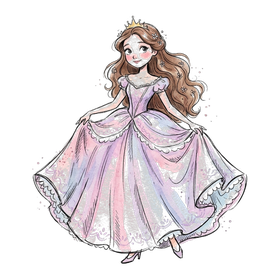
#> input picture img/c1_dress.png, 280 x 280 px, given in place of media_1794863859912_6076302b.jpg, which was not available
$ python build_sketch_theme.py
#> lines starting #> are read from the running program, lines starting #| are printed output that depends on the picture; after the words box and inside, x2 and y2 are one past the last pixel; in counts of white or black regions, pixels touching at a corner belong together
### tools/style1_sample.py
"""
Lineless Soft-3D / Papercut Vector Icon Generator (Kapı 2 Revize Numunesi: 9 İkon)
SIFIR DIŞ ÇİZGİ (No Stroke/Outline).
Derinlik tamamen:
1) Yumuşak Gaussian alt gölge (ambient drop shadow),
2) Katmanlar arası ince düşen gölge (layer cast shadow),
3) Alt hacim koyulaşması (warm shading) ve üst yumuşak parlaklık (soft specular highlight) ile sağlanır.
"""
import os
from PIL import Image, ImageDraw, ImageFilter, ImageChops

OUT_DIR = os.path.join(os.path.dirname(os.path.dirname(os.path.abspath(__file__))), "img_style1_test")
os.makedirs(OUT_DIR, exist_ok=True)

def new_canvas():
    return Image.new("RGBA", (1024, 1024), (0, 0, 0, 0))

def add_layer_with_shadow(base: Image.Image, draw_fn, shadow_offset=(0, 18), shadow_blur=22, shadow_alpha=52):
    """Draws shapes onto a sub-layer, casts a soft blurred drop shadow onto `base`, then composites the layer."""
    layer = Image.new("RGBA", base.size, (0, 0, 0, 0))
    d = ImageDraw.Draw(layer)
    draw_fn(d)
    if shadow_alpha > 0 and shadow_blur > 0:
        alpha = layer.split()[3]
        sh = Image.new("RGBA", base.size, (15, 23, 42, 0))
        sh_alpha = alpha.point(lambda a: int(a * (shadow_alpha / 255.0)))
        sh.putalpha(sh_alpha)
        sh = sh.filter(ImageFilter.GaussianBlur(shadow_blur))
        shifted = Image.new("RGBA", base.size, (0, 0, 0, 0))
        shifted.paste(sh, shadow_offset)
        base.alpha_composite(shifted)
    base.alpha_composite(layer)

def add_soft_glow(base: Image.Image, box, color, blur=28):
    layer = Image.new("RGBA", base.size, (0, 0, 0, 0))
    d = ImageDraw.Draw(layer)
    d.ellipse(box, fill=color)
    layer = layer.filter(ImageFilter.GaussianBlur(blur))
    base.alpha_composite(layer)

def finish_icon(im: Image.Image, target_px=260):
    alpha = im.split()[3]
    bbox = alpha.point(lambda v: 255 if v > 4 else 0).getbbox()
    if bbox:
        pad = 20
        x0 = max(0, bbox[0] - pad)
        y0 = max(0, bbox[1] - pad)
        x1 = min(im.width, bbox[2] + pad)
        y1 = min(im.height, bbox[3] + pad)
        im = im.crop((x0, y0, x1, y1))
    im.thumbnail((target_px, target_px), Image.LANCZOS)
    return im

# ==============================================================================
# 1. LEVEL BADGES (4 HATS — LINELESS SOFT 3D)
# ==============================================================================

def make_lvl_rookie():
    im = new_canvas()
    # Soft floor shadow
    add_soft_glow(im, [200, 770, 824, 855], (15, 23, 42, 55), blur=24)

    # Propeller stem + blades
    def blades(d):
        d.rounded_rectangle([488, 175, 536, 330], radius=24, fill=(217, 119, 6, 255))
        d.ellipse([205, 145, 505, 228], fill=(203, 213, 225, 255))
        d.ellipse([225, 155, 480, 195], fill=(241, 245, 249, 255))
        d.ellipse([519, 145, 819, 228], fill=(148, 163, 184, 255))
        d.ellipse([540, 155, 795, 195], fill=(226, 232, 240, 255))
        d.ellipse([474, 150, 550, 226], fill=(239, 68, 68, 255))
        d.ellipse([486, 160, 526, 190], fill=(252, 165, 165, 220))
    add_layer_with_shadow(im, blades, (0, 14), 16, 45)

    # Cap Dome (Rich warm yellow + deeper amber bottom rim + panel seams in soft darker gold)
    def dome(d):
        d.pieslice([190, 290, 834, 910], 180, 360, fill=(245, 158, 11, 255))
        d.pieslice([200, 290, 824, 885], 180, 360, fill=(250, 204, 21, 255))
        # Subtle panel ribs (no black lines — warm caramel tone)
        d.arc([345, 295, 679, 895], 180, 360, fill=(217, 119, 6, 160), width=14)
        d.line([512, 295, 512, 600], fill=(217, 119, 6, 160), width=14)
        # Soft glossy highlight on upper-left dome
        d.ellipse([265, 345, 415, 445], fill=(254, 249, 195, 195))
    add_layer_with_shadow(im, dome, (0, 20), 24, 55)

    # Visor / Brim casting a slight upward/downward 3D shadow
    def visor(d):
        d.rounded_rectangle([148, 575, 876, 680], radius=52, fill=(234, 88, 12, 255))
        d.rounded_rectangle([160, 575, 864, 652], radius=44, fill=(249, 115, 22, 255))
        d.rounded_rectangle([210, 588, 814, 618], radius=15, fill=(253, 186, 116, 180))
    add_layer_with_shadow(im, visor, (0, 16), 20, 60)
    return finish_icon(im)

def make_lvl_expert():
    im = new_canvas()
    add_soft_glow(im, [145, 755, 879, 845], (15, 23, 42, 55), blur=24)

    # Wide Safari Brim (back/base)
    def brim(d):
        d.ellipse([96, 545, 928, 720], fill=(146, 64, 14, 255))
        d.ellipse([112, 545, 912, 695], fill=(180, 83, 9, 255))
        d.ellipse([145, 555, 879, 670], fill=(217, 119, 6, 255))
    add_layer_with_shadow(im, brim, (0, 22), 26, 60)

    # Fedora Crown
    def crown(d):
        d.polygon([(272, 585), (338, 250), (455, 295), (569, 295), (686, 250), (752, 585)], fill=(180, 83, 9, 255))
        d.polygon([(278, 575), (342, 255), (455, 295), (555, 295), (650, 260), (705, 575)], fill=(217, 119, 6, 255))
        # Left sunlit face
        d.polygon([(295, 560), (348, 268), (450, 302), (430, 560)], fill=(245, 158, 11, 255))
        # Crown pinch shadow
        d.ellipse([435, 275, 589, 345], fill=(146, 64, 14, 150))
    add_layer_with_shadow(im, crown, (0, 16), 18, 50)

    # Ribbon + Golden Buckle
    def ribbon(d):
        d.rounded_rectangle([266, 500, 758, 592], radius=26, fill=(3, 105, 161, 255))
        d.rounded_rectangle([272, 500, 752, 574], radius=22, fill=(14, 165, 233, 255))
        d.rounded_rectangle([454, 488, 570, 602], radius=22, fill=(245, 158, 11, 255))
        d.rounded_rectangle([460, 488, 564, 590], radius=20, fill=(250, 204, 21, 255))
        d.rounded_rectangle([484, 516, 540, 570], radius=10, fill=(2, 132, 199, 255))
    add_layer_with_shadow(im, ribbon, (0, 12), 14, 50)
    return finish_icon(im)

def make_lvl_master():
    im = new_canvas()
    add_soft_glow(im, [155, 765, 869, 855], (15, 23, 42, 55), blur=24)

    # Curved Brim
    def brim(d):
        d.ellipse([115, 560, 909, 726], fill=(30, 41, 59, 255))
        d.ellipse([135, 560, 889, 700], fill=(51, 65, 85, 255))
        d.ellipse([175, 570, 849, 675], fill=(71, 85, 105, 255))
    add_layer_with_shadow(im, brim, (0, 22), 26, 65)

    # Top Hat Cylinder
    def cylinder(d):
        d.polygon([(252, 210), (772, 210), (718, 608), (306, 608)], fill=(30, 41, 59, 255))
        d.polygon([(258, 210), (745, 210), (695, 600), (312, 600)], fill=(51, 65, 85, 255))
        # Soft glossy vertical reflection
        d.polygon([(290, 225), (410, 225), (390, 590), (330, 590)], fill=(100, 116, 139, 255))
        # Top ellipse crown
        d.ellipse([248, 162, 776, 262], fill=(71, 85, 105, 255))
        d.ellipse([268, 170, 756, 248], fill=(100, 116, 139, 255))
    add_layer_with_shadow(im, cylinder, (0, 18), 20, 55)

    # Silk Magenta Band + Gold Emblem
    def band(d):
        d.rounded_rectangle([296, 502, 728, 598], radius=24, fill=(190, 24, 93, 255))
        d.rounded_rectangle([302, 502, 722, 580], radius=20, fill=(236, 72, 153, 255))
        d.ellipse([466, 504, 558, 596], fill=(245, 158, 11, 255))
        d.ellipse([472, 504, 552, 586], fill=(250, 204, 21, 255))
        d.ellipse([486, 516, 518, 544], fill=(254, 249, 195, 200))
    add_layer_with_shadow(im, band, (0, 12), 14, 50)
    return finish_icon(im)

def make_lvl_guru():
    im = new_canvas()
    add_soft_glow(im, [145, 770, 879, 860], (15, 23, 42, 55), blur=24)

    # Wide Mystical Brim
    def brim(d):
        d.ellipse([105, 575, 919, 742], fill=(88, 28, 135, 255))
        d.ellipse([125, 575, 899, 718], fill=(109, 40, 217, 255))
        d.ellipse([160, 585, 864, 695], fill=(139, 92, 246, 255))
    add_layer_with_shadow(im, brim, (0, 22), 26, 60)

    # Pointed Wizard Cone
    def cone(d):
        d.polygon([(262, 610), (475, 135), (695, 235), (585, 275), (758, 610)], fill=(109, 40, 217, 255))
        d.polygon([(270, 602), (475, 142), (675, 232), (572, 272), (725, 602)], fill=(139, 92, 246, 255))
        # Sunlit left ridge
        d.polygon([(295, 590), (476, 165), (545, 235), (425, 590)], fill=(167, 139, 250, 255))
        # Golden stars embedded on cone
        d.ellipse([420, 360, 472, 412], fill=(250, 204, 21, 255))
        d.ellipse([562, 412, 604, 454], fill=(250, 204, 21, 255))
    add_layer_with_shadow(im, cone, (0, 18), 20, 55)

    # Belt & Gold Buckle
    def belt(d):
        d.rounded_rectangle([252, 520, 772, 614], radius=28, fill=(162, 28, 175, 255))
        d.rounded_rectangle([260, 520, 764, 596], radius=24, fill=(217, 70, 239, 255))
        d.rounded_rectangle([450, 504, 574, 628], radius=24, fill=(245, 158, 11, 255))
        d.rounded_rectangle([456, 504, 568, 616], radius=22, fill=(250, 204, 21, 255))
        d.rounded_rectangle([482, 534, 542, 596], radius=10, fill=(88, 28, 135, 255))
    add_layer_with_shadow(im, belt, (0, 12), 14, 50)
    return finish_icon(im)

# ==============================================================================
# 2. SAMPLE CARDS (5 CATEGORIES — LINELESS SOFT 3D)
# ==============================================================================

# [182 lines left out: functions make_c1_astronaut, make_c2_02, make_c3_rain, make_c4_unicorn, make_c5_lighter, not called in this run]

SAMPLES = [
    ("lvl_rookie", "LEVEL 1: ROOKIE", make_lvl_rookie),
    ("lvl_expert", "LEVEL 2: EXPERT", make_lvl_expert),
    ("lvl_master", "LEVEL 3: MASTER", make_lvl_master),
    ("lvl_guru",   "LEVEL 4: GURU",   make_lvl_guru),
    ("c1_astronaut", "CHARACTER: ASTRONAUT", make_c1_astronaut),
    ("c2_02",        "PLACE: THEATER STAGE", make_c2_02),
    ("c3_rain",      "WEATHER: RAIN CLOUD",  make_c3_rain),
    ("c4_unicorn",   "TWIST: UNICORN",       make_c4_unicorn),
    ("c5_lighter",   "OBJECT: LIGHTER",      make_c5_lighter),
]

# [22 lines that do not run on import are left out]

### tools/build_sketch_theme.py
"""
Extracts the exact hand-drawn ink & watercolor icons from the user's reference mockup,
extracts the Space Cat Astronaut from the first reference, generates the organic
deep-teal watercolor background texture (`ui_bg`), and applies a cohesive hand-drawn
sketch-ink + watercolor paper pass to the rest of the deck so all 77 assets share one look.
"""
import os, glob, math, random
from PIL import Image, ImageDraw, ImageFilter, ImageChops, ImageOps

ROOT = os.path.dirname(os.path.dirname(os.path.abspath(__file__)))
IMG_DIR = os.path.join(ROOT, "img")
UPLOAD_DIR = r"C:\Users\rsagl\.gemini\antigravity\brain\ac962468-14fb-4403-80e1-6d3617a93d9b\.user_uploaded"
REF_CAT = os.path.join(UPLOAD_DIR, "media_1794863642777_78841bf3.jpg")
REF_STAGE = os.path.join(UPLOAD_DIR, "media_1794863859912_6076302b.jpg")

os.makedirs(IMG_DIR, exist_ok=True)

def remove_paper_bg(crop_im: Image.Image, bg_rgb=(246, 241, 229), tol=26):
    """Converts a crop on warm cream paper or mustard background into a clean transparent PNG."""
    im = crop_im.convert("RGBA")
    px = im.load()
    w, h = im.size
    br, bg, bb = bg_rgb
    for y in range(h):
        for x in range(w):
            r, g, b, a = px[x, y]
            dist = math.sqrt((r - br)**2 + (g - bg)**2 + (b - bb)**2)
            if dist < tol:
                px[x, y] = (r, g, b, 0)
            elif dist < tol + 18:
                alpha = int(255 * (dist - tol) / 18.0)
                px[x, y] = (r, g, b, alpha)
    # Trim empty borders
    bbox = im.split()[3].point(lambda v: 255 if v > 12 else 0).getbbox()
    if bbox:
        im = im.crop(bbox)
    return im

# 1. Extract the 5 hand-drawn icons from REF_STAGE (1024 x 571) with tight inner crop Boxes
stage_im = Image.open(REF_STAGE).convert("RGBA")
#> stage_im is the input picture: PIL image 280x280 RGBA; mean R, G, B, A 62.6, 56.5, 59, 72.3
card_crops = [
    ("c1_astronaut", (105, 224, 198, 326)),
    ("c2_02",        (278, 220, 394, 328)),
    ("c3_rain",      (448, 218, 574, 332)),
    ("c4_unicorn",   (628, 222, 744, 332)),
    ("c5_lighter",   (808, 222, 906, 332)),
]
for name, box in card_crops:
    sub = stage_im.crop(box)
    # Remove green checkmark corner if any on astronaut top-right
    if name == "c1_astronaut":
        sd = ImageDraw.Draw(sub)
        p0 = sub.getpixel((4, 4))
        sd.rectangle([sub.width - 26, 0, sub.width, 32], fill=p0)
    p0 = sub.getpixel((4, 4))[:3]
    clean = remove_paper_bg(sub, bg_rgb=p0, tol=28)
    clean = clean.resize((int(clean.width * 1.8), int(clean.height * 1.8)), Image.LANCZOS)
    clean.save(os.path.join(IMG_DIR, name + ".png"), optimize=True)
    print("Extracted from stage mockup:", name, clean.size)
#> this loop made 5 passes
#> (br in remove_paper_bg, bg in remove_paper_bg, bb in remove_paper_bg, bbox in remove_paper_bg) on pass 1: (159, 147, 150, (0, 0, 78, 40))
#> (br in remove_paper_bg, bg in remove_paper_bg, bb in remove_paper_bg) on passes 2 to 5: (0, 0, 0), (0, 0, 0), (0, 0, 0), (0, 0, 0)
#> pass 1, in remove_paper_bg, `im = crop_im.convert("RGBA")`:
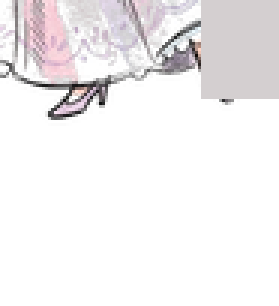
#> im: PIL image 93x102 RGBA (shown 3 times larger); mean R, G, B, A 42.9, 39.4, 41, 37.4; transparent parts drawn white
#> pass 1, `clean = clean.resize((int(clean.width * 1.8), int(clean.height * 1.8))..`:
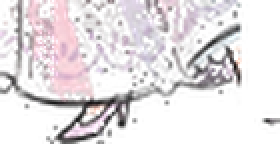
#> clean: PIL image 140x72 RGBA (shown 2 times larger); mean R, G, B, A 91, 83.7, 87.5, 77.2; transparent parts drawn white
#> after the loop: clean: PIL image 176x198 RGBA; every value is 0
#> after the loop: sub: PIL image 98x110 RGBA; every value is 0

# 2. Extract the Space Cat Astronaut from REF_CAT as a playable character (replaces c1_alien so it appears often!)
cat_im = Image.open(REF_CAT).convert("RGBA")
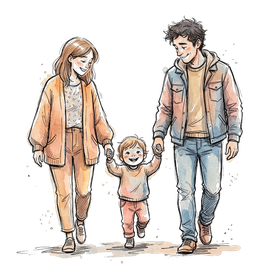
#> input picture img/c1_family.png, 280 x 280 px, given in place of media_1794863642777_78841bf3.jpg, which was not available
#> cat_im is the input picture: PIL image 280x280 RGBA; mean R, G, B, A 61.3, 54.2, 48.9, 80.1
# Center crop around the cat astronaut (x: 245..740, y: 55..565)
cat_sub = cat_im.crop((245, 55, 740, 565))
bg_mustard = cat_sub.getpixel((10, 10))[:3]
#> bg_mustard = (0, 0, 0)
cat_clean = remove_paper_bg(cat_sub, bg_rgb=bg_mustard, tol=34)
cat_clean.thumbnail((240, 240), Image.LANCZOS)
#> cat_clean: PIL image 233x240 RGBA
cat_clean.save(os.path.join(IMG_DIR, "c1_alien.png"), optimize=True)
print("Extracted Space Cat Astronaut -> c1_alien.png", cat_clean.size)
#| Extracted Space Cat Astronaut -> c1_alien.png (233, 240)

# 3. Apply a hand-drawn double-ink + warm watercolor grain pass to the 4 Level Hats
#First regenerate the 4 clean base hats in memory, then give them hand-drawn double-pass sketchy ink outlines + hatch shading!
import style1_sample as s1

def sketchify_icon(im: Image.Image, seed=1) -> Image.Image:
    """Adds organic hand-drawn double-pass espresso ink outlines and subtle diagonal hatch lines to an icon."""
    random.seed(seed)
    im = im.convert("RGBA")
    w, h = im.size
    pad = 14
    canvas = Image.new("RGBA", (w + pad * 2, h + pad * 2), (0, 0, 0, 0))
    canvas.paste(im, (pad, pad), im)
    cw, ch = canvas.size

    # Detect silhouette & internal color edges for hand-drawn ink line
    rgb = Image.new("RGB", (cw, ch), (246, 241, 229))
    rgb.paste(canvas, (0, 0), canvas)
    gray = rgb.convert("L")
    edges = gray.filter(ImageFilter.FIND_EDGES)
    # Also alpha silhouette edge
    alpha = canvas.split()[3]
    a_max = alpha.filter(ImageFilter.MaxFilter(5))
    a_min = alpha.filter(ImageFilter.MinFilter(3))
    sil_edge = ImageChops.subtract(a_max, a_min)

    combined_edge = ImageChops.lighter(edges.point(lambda v: 255 if v > 42 else 0), sil_edge.point(lambda v: 255 if v > 60 else 0))
    combined_edge = combined_edge.filter(ImageFilter.GaussianBlur(0.7))

    # Tint warm watercolor paper feel onto opaque pixels
    px = canvas.load()
    epx = combined_edge.load()
    for y in range(ch):
        for x in range(cw):
            r, g, b, a = px[x, y]
            if a > 20:
                # Warm paper tint + slight brush texture noise
                n = ((x * 17 + y * 31) % 13) - 6
                r = max(0, min(255, int(r * 0.96 + 8 + n)))
                g = max(0, min(255, int(g * 0.94 + 6 + n)))
                b = max(0, min(255, int(b * 0.90 + 2 + n)))
                px[x, y] = (r, g, b, a)
            e = epx[x, y]
            if e > 55 and a > 10:
                ink_a = min(255, int(e * 1.35))
                # Blend dark espresso ink (#1E1916)
                t = ink_a / 255.0
                nr = int(r * (1 - t) + 28 * t)
                ng = int(g * (1 - t) + 23 * t)
                nb = int(b * (1 - t) + 20 * t)
                px[x, y] = (nr, ng, nb, max(a, ink_a))

    # Add hand-drawn diagonal hatch strokes at the bottom shadow region of the icon
    d = ImageDraw.Draw(canvas)
    bbox = alpha.point(lambda v: 255 if v > 40 else 0).getbbox()
    if bbox:
        bx0, by0, bx1, by1 = bbox
        hy = by1 - 6
        for hx in range(bx0 + 18, bx1 - 18, 9):
            d.line([(hx, hy + 4), (hx + 10, hy - 5)], fill=(28, 23, 20, 145), width=2)
    return canvas

for idx, (hname, _, fn) in enumerate(s1.SAMPLES[:4]):
    hat_im = fn()
    sk_hat = sketchify_icon(hat_im, seed=100 + idx)
    sk_hat.save(os.path.join(IMG_DIR, hname + ".png"), optimize=True)
    print("Sketchified hat:", hname)
#> this loop made 4 passes
#> (bx0 in sketchify_icon, by0 in sketchify_icon, bx1 in sketchify_icon, by1 in sketchify_icon) on passes 1 to 4: (28, 22, 260, 193), (27, 20, 261, 152), (28, 23, 260, 188), (27, 20, 261, 194)
#> pass 1, in add_layer_with_shadow, `alpha = layer.split()[3]`:
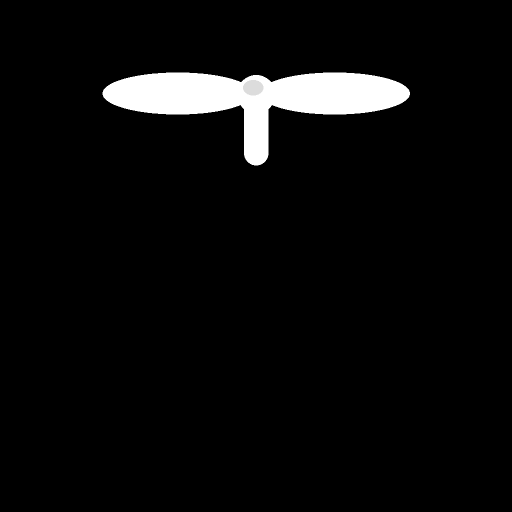
#> alpha: PIL image 1024x1024 L (shown at 1/2 size); min 0, max 255, mean 11.5
#> after the loop:
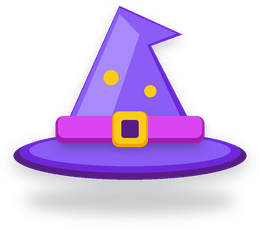
#> hat_im: PIL image 260x229 RGBA; mean R, G, B, A 50.5, 31, 74.9, 87.6; transparent parts drawn white
#> after the loop:
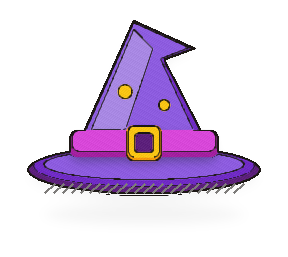
#> sk_hat: PIL image 288x257 RGBA; mean R, G, B, A 34.7, 20.5, 44, 67; transparent parts drawn white
#> pass 3 of the loop `for f in sorted(glob.glob(os.path.join(IMG_DIR, "c*.png"))):`:
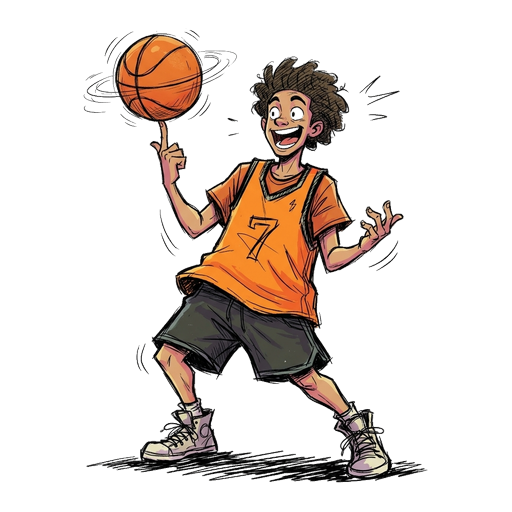
#> input picture img/c1_basketball_player.png, 512 x 512 px
#> im is the input picture: PIL image 512x512 RGBA; mean R, G, B, A 28.6, 19.6, 14, 56.1
#> in sketchify_icon (call 5), `combined_edge = ImageChops.lighter(edges.point(lambda v: 255 if v > 42..`:
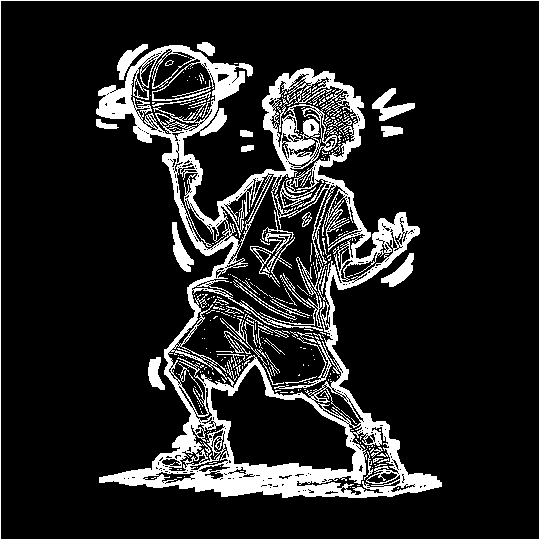
#> combined_edge: PIL image 540x540 L; 13.9% white; 362 white regions (297 under 20 px), largest, box (x1, y1, x2, y2) and area: (96, 45, 442, 498) 31011, (0, 0, 540, 540) 2156, (372, 88, 415, 121) 564
#> in sketchify_icon (call 5), `bbox = alpha.point(lambda v: 255 if v > 40 else 0).getbbox()`: bbox = (98, 44, 441, 496)
#> bx0 = 98; by0 = 44; bx1 = 441; by1 = 496
#> hy = 490
#> `sk.thumbnail((220, 220), Image.LANCZOS)`:
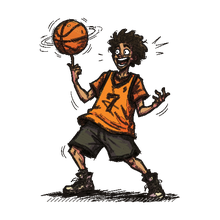
#> sk: PIL image 220x220 RGBA; mean R, G, B, A 17.7, 11.6, 7.4, 52.5; transparent parts drawn white
#> the loop made 10 passes; the first 3 are shown

# Also sketchify remaining deck icons (excluding the 6 extracted directly from user's paintings)
keep_exact = {"c1_astronaut.png", "c2_02.png", "c3_rain.png", "c4_unicorn.png", "c5_lighter.png", "c1_alien.png",
              "lvl_rookie.png", "lvl_expert.png", "lvl_master.png", "lvl_guru.png",
              "ui_title.png", "ui_home.png", "ui_repeat.png", "ui_question.png"}

# Restore clean originals first from Tell me your story source via prep_assets logic, then sketchify
for f in sorted(glob.glob(os.path.join(IMG_DIR, "c*.png"))):
    bn = os.path.basename(f)
    if bn in keep_exact:
        continue
    im = Image.open(f).convert("RGBA")
    sk = sketchify_icon(im, seed=hash(bn) & 0xFFFF)
    sk.thumbnail((220, 220), Image.LANCZOS)
    sk.save(f, optimize=True)

# 4. Generate rich organic Watercolor Teal Background Texture (`ui_bg.png`) from the user's mockup
# We sample the watercolor zones of REF_STAGE and synthesize a clean 960x540 tileable/full-bleed watercolor canvas
bg = Image.new("RGB", (960, 540))
#> bg: PIL image 960x540 RGB; every value is 0
bpx = bg.load()
random.seed(42)
for y in range(540):
    ty = y / 539.0
    for x in range(960):
        tx = x / 959.0
        # Multi-frequency organic watercolor wash
        w1 = math.sin(tx * 7.5 + ty * 4.2) * math.cos(ty * 6.1 - tx * 3.3)
        w2 = math.sin(tx * 19.0 - ty * 14.0) * 0.35
        w3 = math.cos((tx - 0.5)**2 * 8.0 + (ty - 0.5)**2 * 8.0)
        grain = ((x * 37 + y * 53 + (x * y) % 29) % 19 - 9) * 0.9
        # Deep petrol-teal watercolor palette matching reference (#0C5C78 .. #1B7A9A)
        r = int(max(6, min(42, 16 - ty * 8 + w1 * 7 + w2 * 5 + grain * 0.4)))
        g = int(max(68, min(145, 114 - ty * 26 + w1 * 14 + w2 * 8 + w3 * 6 + grain)))
        b = int(max(95, min(178, 144 - ty * 28 + w1 * 16 + w2 * 10 + w3 * 8 + grain)))
        bpx[x, y] = (r, g, b)

# Add subtle watercolor blooms / wet-edge stains
overlay = Image.new("RGBA", (960, 540), (0, 0, 0, 0))
#> overlay: PIL image 960x540 RGBA; every value is 0
od = ImageDraw.Draw(overlay)
for bx, by, br, col in [
    (180, 120, 160, (32, 148, 182, 38)),
    (780, 150, 210, (8, 62, 84, 48)),
    (480, 420, 240, (28, 138, 172, 34)),
    (140, 440, 170, (6, 55, 76, 45)),
    (820, 410, 190, (36, 152, 186, 36)),
]:
    od.ellipse([bx - br, by - br, bx + br, by + br], fill=col)
overlay = overlay.filter(ImageFilter.GaussianBlur(38))
bg_rgba = bg.convert("RGBA")
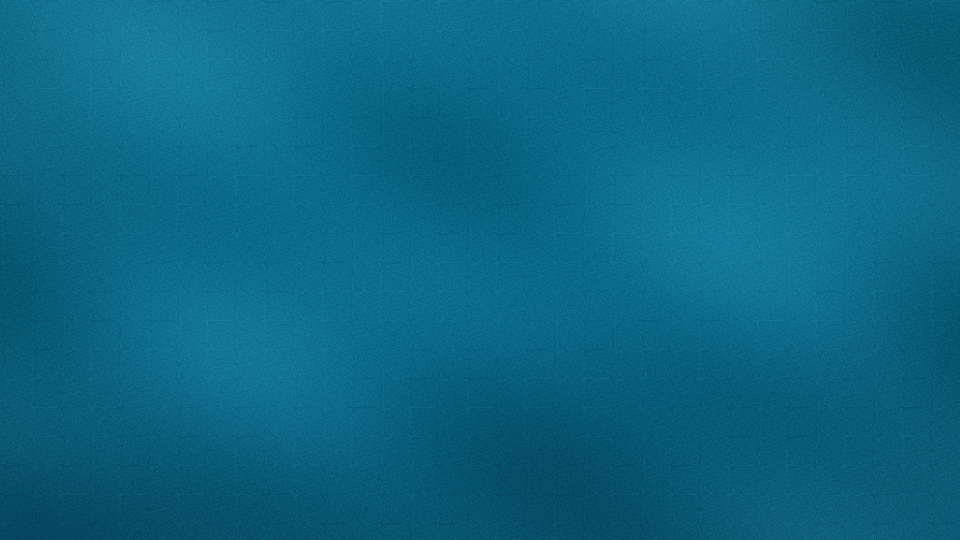
#> bg_rgba: PIL image 960x540 RGBA; mean R, G, B, A 12, 102.1, 131.5, 255
bg_rgba.alpha_composite(overlay)
bg_rgba.convert("RGB").save(os.path.join(IMG_DIR, "ui_bg.png"), optimize=True)
print("Saved watercolor background: ui_bg.png")
